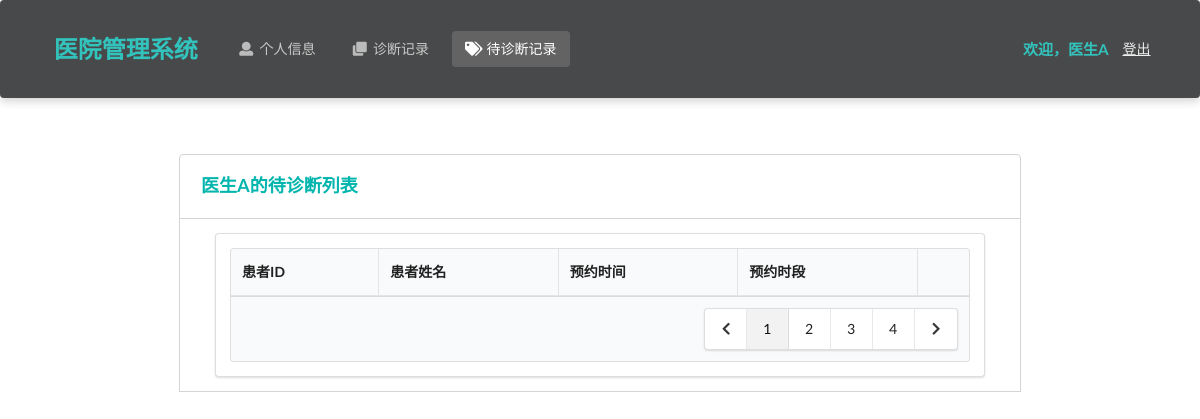
The page /doctor/pendingDiagnosis/ (signed in) on the database as committed earlier.
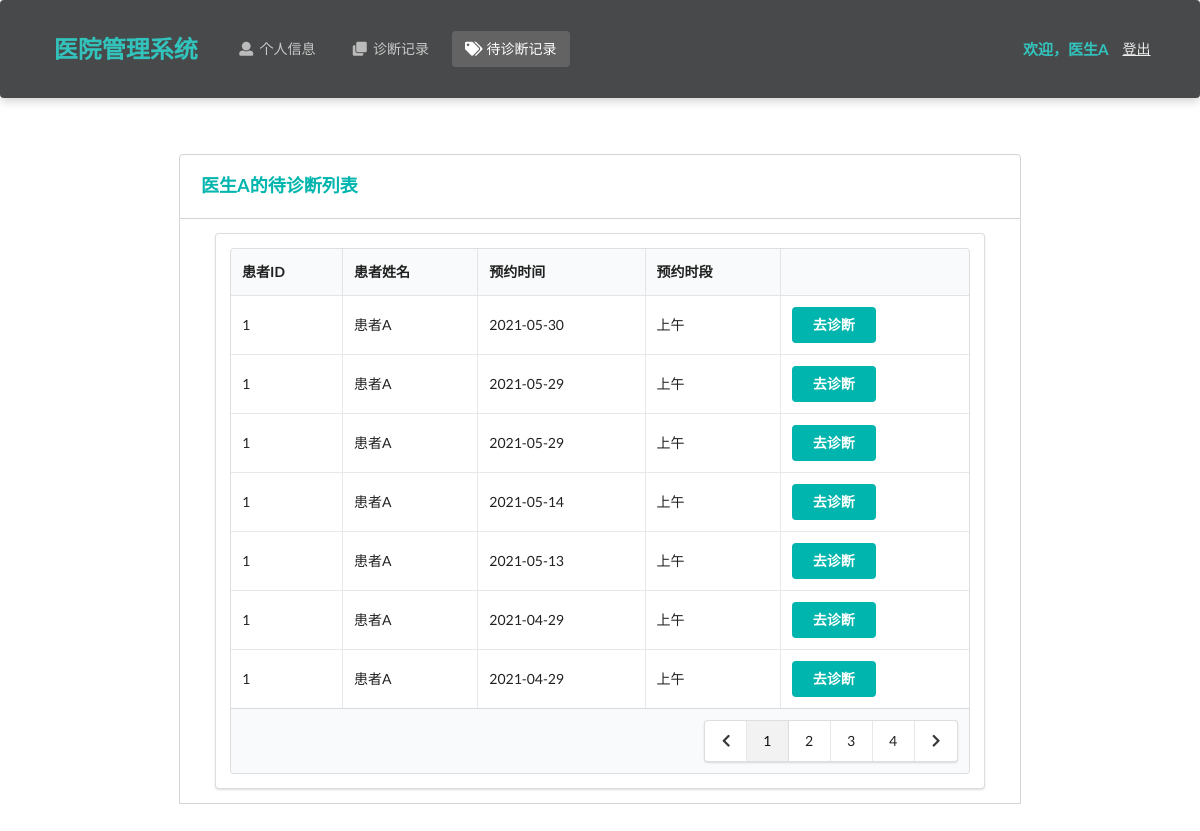
The same page on the database as committed later.
### Hospital/models.py (models this page shows, shortened)
class Doctor(models.Model):
    department_choices = (
        ('Department of Internal Medicine', '内科'),
        ('Department of Surgery', '外科'),
        ('Department of Pediatrics', '儿科'),
        ('Department of Obstetrics and Gynecology', '妇产科'),
        ('Department of Traditional Chinese Medicine', '中医科'),
        ('Department of Dermatology', '皮肤科'),
        ('Department of Oral Medicine', '口腔科')
    )
    title_choices = (
        ('director physician', '主任医师'),
        ('assistant director physician', '副主任医师'),
        ('physician', '医师')
    )
    name = models.CharField(max_length=10)  # 姓名
    password = models.CharField(max_length=32)  # 密码
    gender = models.CharField(max_length=32, choices=gender_choices)  # 性别
    identity_card_no = models.CharField(max_length=32, unique=True)  # 身份证号
    department = models.CharField(max_length=64, choices=department_choices)  # 科室
    title = models.CharField(max_length=64, choices=title_choices)  # 职称
    description = models.TextField(max_length=500, default='暂无简介')  # 简介
    create_time = models.DateTimeField(auto_now_add=True)  # 注册时间

class Appointment(models.Model):
    time_choices = (
        ('Morning','上午'),
        ('Afternoon','下午')
    )
    patient = models.ForeignKey(Patient, on_delete=models.CASCADE) # 患者
    doctor = models.ForeignKey(Doctor, on_delete=models.CASCADE)  # 医生
    create_time = models.DateTimeField(auto_now_add=True)  # 创建时间
    appointment_date = models.DateTimeField()  # 预约日期
    appointment_time = models.CharField(max_length=10, choices=time_choices) # 预约时间（上下午）
    isActive = models.BooleanField(default=True)  # 是否有效
    class Meta:
        ordering = ["-create_time"]

class Patient(models.Model):
    name = models.CharField(max_length=10)  # 姓名
    password = models.CharField(max_length=32)  # 密码
    gender = models.CharField(max_length=32, choices=gender_choices)  # 性别
    identity_card_no = models.CharField(max_length=32, unique=True)  # 身份证号
    medical_insurance = models.BooleanField()  # 是否有医保
    telephone_no = models.CharField(max_length=32)  # 电话号码
    birth_date = models.DateField()  # 出生日期
    create_time = models.DateTimeField(auto_now_add=True)  # 注册时间

### Hospital/doctorViews.py (the view)
# urls.py: path('doctor/pendingDiagnosis/', doctorViews.pendingDiagnosis),
def pendingDiagnosis(request):
    identity_card_no = request.session['identity_card_no']
    doctor = models.Doctor.objects.get(identity_card_no=identity_card_no)
    appointment_records = models.Appointment.objects.filter(doctor=doctor, isActive=True)
    appointment_records = appointment_records.order_by('-appointment_date', '-appointment_time')  # 逆序排序
    if request.method == 'POST':
        request.session['appointment_id'] = request.POST.get('appointment')
        return redirect('/doctor/pendingDiagnosis/detail')
    return render(request, 'doctor/pending.html', locals())

### Hospital/templates/doctor/pending.html (shortened to what this page needs)
<!DOCTYPE html>
<html lang="ch">
<head>
    <link rel="stylesheet" href="https://cdn.jsdelivr.net/semantic-ui/2.2.4/semantic.min.css">
    <link rel="stylesheet" href="../../static/Hospital/css/me.css">
</head>
<body>
     <nav class="ui inverted  segment m-padded-tb-large m-shadow-small m-opacity-mini">
        <div class="ui container">
            <div class="ui inverted secondary stackable menu">
                <h2 class="ui teal header item">医院管理系统</h2>
                <a href="/doctor/info/" class="m-item item"><i class="user icon"></i>个人信息</a>
                <a href="/doctor/diagnosis/" class="m-item item"><i class="clone icon"></i>诊断记录</a>
                <a href="/doctor/pendingDiagnosis" class="active m-item item"><i class="tags icon"></i>待诊断记录</a>
                <div class="right m-item item">
                    <h4 class="ui teal header item">欢迎，{{ doctor.name }}</h4>
                    <a href="/doctor/logout/" class="text-success "><ins>登出</ins></a>
                </div>
            </div>
        </div>
    </nav>
    <div class="m-container-small m-padded-tb-big">
        <div class="container">
            <div class="ui top attached rounded padded segment">
                <div class="ui middle aligned two column grid">
                    <div class="column">
                        <h3 class="ui teal header">{{ doctor.name }}的待诊断列表</h3>
                    </div>
                </div>
            </div>
            <div class="ui attached segment">
                <div class="ui segment m-width-middle">
                    <table class="ui celled table">
                        <thead>
                            <tr>
                                <th>患者ID</th>
                                <th>患者姓名</th>
                                <th>预约时间</th>
                                <th>预约时段</th>
                                <th></th>
                            </tr>
                        </thead>
                        <tbody>
                            {% for rec in appointment_records%}
                            <tr>
                                <td>{{ rec.patient.identity_card_no }}</td>
                                <td>{{ rec.patient.name }}</td>
                                <td>{{ rec.appointment_date|date:"Y-m-d" }}</td>
                                <td>{{ rec.get_appointment_time_display }}</td>
                                <td>
                                    <form action="" method="post">
                                    <button type="submit" class="ui teal centered button" value="去诊断">去诊断</button>
                                    </form>
                                </td>
                            </tr>
                            {% endfor %}
                        </tbody>
                      <tfoot>
                        <tr><th colspan="5">
                          <div class="ui right floated pagination menu">
                            <a class="icon item">
                              <i class="left chevron icon"></i>
                            </a>
                            <a class="item active">1</a>
                            <a class="item">2</a>
                            <a class="item">3</a>
                            <a class="item">4</a>
                            <a class="icon item">
                              <i class="right chevron icon"></i>
                            </a>
                          </div>
                        </th>
                      </tr></tfoot>
                    </table>
                </div>
            </div>
        </div>
            </div>
    <br>
    <br>
    <br>
</body>
</html>

### Hospital/static/Hospital/css/me.css (style rules this page uses)
.m-padded-tb-large { padding-top: 1.3em !important; padding-bottom: 1.3em !important; }
.m-padded-tb-big { padding-top: 3em !important; padding-bottom: 3em !important; }
.m-opacity-mini { opacity: 0.8!important; }
.m-container-small { max-width: 60em !important; margin: auto !important; }
.m-width-middle { max-width: 55em !important; margin: auto !important; }
.m-shadow-small { -webkit-box-shadow: 0 4px 8px rgba(0,0,0,0.2) !important; box-shadow: 0 4px 8px rgba(0,0,0,0.2) !important; }

Rows that differ between the two databases and show on the page:
added Appointment: patient.identity_card_no "1", patient.name "患者A", appointment_date "2021-05-30", appointment_time "上午"
added Appointment: patient.identity_card_no "1", patient.name "患者A", appointment_date "2021-05-29", appointment_time "上午"
added Appointment: patient.identity_card_no "1", patient.name "患者A", appointment_date "2021-05-29", appointment_time "上午"
added Appointment: patient.identity_card_no "1", patient.name "患者A", appointment_date "2021-05-14", appointment_time "上午"
added Appointment: patient.identity_card_no "1", patient.name "患者A", appointment_date "2021-05-13", appointment_time "上午"
added Appointment: patient.identity_card_no "1", patient.name "患者A", appointment_date "2021-04-29", appointment_time "上午"
added Appointment: patient.identity_card_no "1", patient.name "患者A", appointment_date "2021-04-29", appointment_time "上午"
